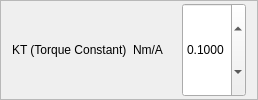
                        <widget class="QFrame" name="frame_40">
                         <property name="frameShape">
                          <enum>QFrame::StyledPanel</enum>
                         </property>
                         <property name="frameShadow">
                          <enum>QFrame::Raised</enum>
                         </property>
                         <layout class="QHBoxLayout" name="horizontalLayout_21">
                          <property name="topMargin">
                           <number>2</number>
                          </property>
                          <property name="bottomMargin">
                           <number>2</number>
                          </property>
                          <item>
                           <widget class="QLabel" name="label_15">
                            <property name="sizePolicy">
                             <sizepolicy hsizetype="Preferred" vsizetype="Preferred">
                              <horstretch>4</horstretch>
                              <verstretch>0</verstretch>
                             </sizepolicy>
                            </property>
                            <property name="text">
                             <string>KT (Torque Constant)</string>
                            </property>
                           </widget>
                          </item>
                          <item>
                           <widget class="QLabel" name="label_36">
                            <property name="sizePolicy">
                             <sizepolicy hsizetype="Preferred" vsizetype="Preferred">
                              <horstretch>1</horstretch>
                              <verstretch>0</verstretch>
                             </sizepolicy>
                            </property>
                            <property name="text">
                             <string>Nm/A</string>
                            </property>
                           </widget>
                          </item>
                          <item>
                           <widget class="QLabel" name="label_kt">
                            <property name="sizePolicy">
                             <sizepolicy hsizetype="Preferred" vsizetype="Preferred">
                              <horstretch>1</horstretch>
                              <verstretch>0</verstretch>
                             </sizepolicy>
                            </property>
                            <property name="text">
                             <string/>
                            </property>
                           </widget>
                          </item>
                          <item>
                           <widget class="QDoubleSpinBox" name="spin_kt">
                            <property name="sizePolicy">
                             <sizepolicy hsizetype="Minimum" vsizetype="Minimum">
                              <horstretch>1</horstretch>
                              <verstretch>0</verstretch>
                             </sizepolicy>
                            </property>
                            <property name="decimals">
                             <number>4</number>
                            </property>
                            <property name="minimum">
                             <double>0.000100000000000</double>
                            </property>
                            <property name="maximum">
                             <double>9.999900000000000</double>
                            </property>
                            <property name="singleStep">
                             <double>0.100000000000000</double>
                            </property>
                            <property name="value">
                             <double>0.100000000000000</double>
                            </property>
                           </widget>
                          </item>
                         </layout>
                        </widget>
